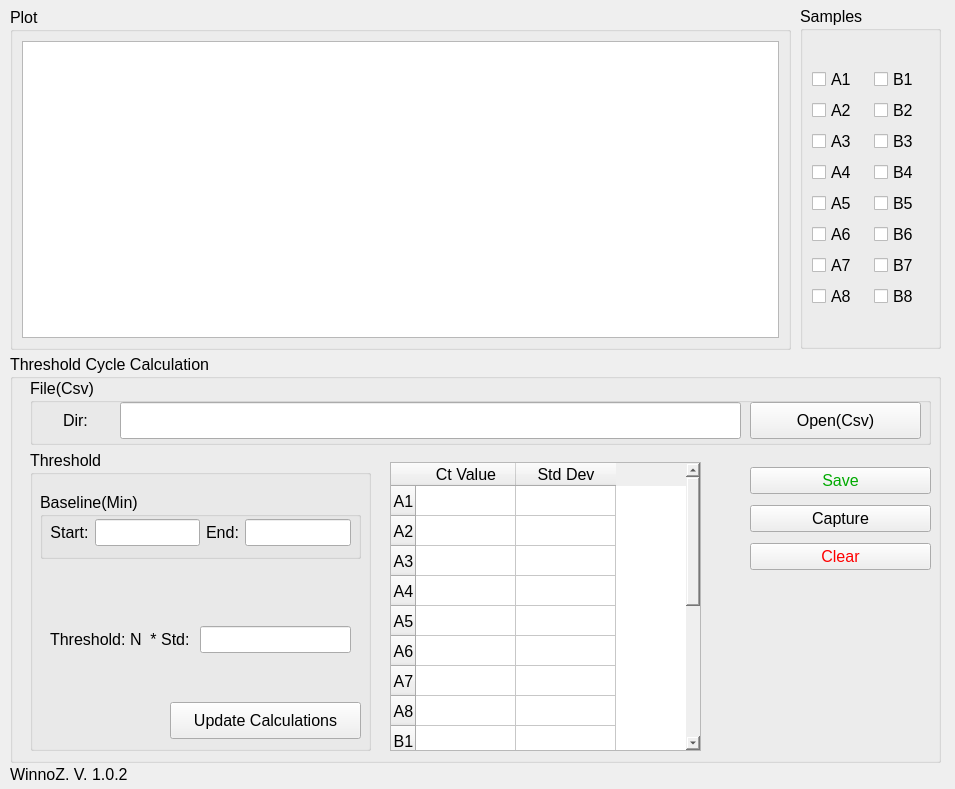
<?xml version="1.0" encoding="UTF-8"?>
<ui version="4.0">
 <class>MainWindow</class>
 <widget class="QMainWindow" name="MainWindow">
  <property name="geometry">
   <rect>
    <x>0</x>
    <y>0</y>
    <width>955</width>
    <height>789</height>
   </rect>
  </property>
  <property name="windowTitle">
   <string>Amplification Plot</string>
  </property>
  <widget class="QWidget" name="centralwidget">
   <widget class="QGroupBox" name="Threshold">
    <property name="geometry">
     <rect>
      <x>10</x>
      <y>354</y>
      <width>931</width>
      <height>409</height>
     </rect>
    </property>
    <property name="font">
     <font>
      <pointsize>12</pointsize>
      <weight>50</weight>
      <bold>false</bold>
     </font>
    </property>
    <property name="styleSheet">
     <string notr="true">border-color: rgb(85, 255, 255);</string>
    </property>
    <property name="title">
     <string>Threshold Cycle Calculation</string>
    </property>
    <widget class="QGroupBox" name="Threshold_function">
     <property name="geometry">
      <rect>
       <x>20</x>
       <y>96</y>
       <width>341</width>
       <height>301</height>
      </rect>
     </property>
     <property name="font">
      <font>
       <pointsize>12</pointsize>
       <weight>50</weight>
       <bold>false</bold>
      </font>
     </property>
     <property name="title">
      <string>Threshold</string>
     </property>
     <widget class="QGroupBox" name="Baseline">
      <property name="geometry">
       <rect>
        <x>10</x>
        <y>42</y>
        <width>321</width>
        <height>67</height>
       </rect>
      </property>
      <property name="font">
       <font>
        <pointsize>12</pointsize>
        <weight>50</weight>
        <bold>false</bold>
       </font>
      </property>
      <property name="title">
       <string>Baseline(Min)</string>
      </property>
      <widget class="QWidget" name="layoutWidget">
       <property name="geometry">
        <rect>
         <x>10</x>
         <y>25</y>
         <width>301</width>
         <height>32</height>
        </rect>
       </property>
       <layout class="QGridLayout" name="baseline">
        <item row="0" column="0">
         <widget class="QLabel" name="baseline_start">
          <property name="font">
           <font>
            <pointsize>12</pointsize>
            <weight>50</weight>
            <bold>false</bold>
           </font>
          </property>
          <property name="text">
           <string>Start:</string>
          </property>
          <property name="alignment">
           <set>Qt::AlignCenter</set>
          </property>
         </widget>
        </item>
        <item row="0" column="1">
         <widget class="QLineEdit" name="baseline_start_time">
          <property name="font">
           <font>
            <pointsize>12</pointsize>
           </font>
          </property>
          <property name="alignment">
           <set>Qt::AlignCenter</set>
          </property>
         </widget>
        </item>
        <item row="0" column="2">
         <widget class="QLabel" name="baseline_end">
          <property name="font">
           <font>
            <pointsize>12</pointsize>
            <weight>50</weight>
            <bold>false</bold>
           </font>
          </property>
          <property name="text">
           <string>End:</string>
          </property>
          <property name="alignment">
           <set>Qt::AlignCenter</set>
          </property>
         </widget>
        </item>
        <item row="0" column="3">
         <widget class="QLineEdit" name="baseline_end_time">
          <property name="font">
           <font>
            <pointsize>12</pointsize>
           </font>
          </property>
          <property name="alignment">
           <set>Qt::AlignCenter</set>
          </property>
         </widget>
        </item>
       </layout>
      </widget>
     </widget>
     <widget class="QPushButton" name="update_calculation">
      <property name="geometry">
       <rect>
        <x>140</x>
        <y>252</y>
        <width>191</width>
        <height>37</height>
       </rect>
      </property>
      <property name="font">
       <font>
        <pointsize>12</pointsize>
        <weight>50</weight>
        <bold>false</bold>
       </font>
      </property>
      <property name="text">
       <string>Update Calculations</string>
      </property>
     </widget>
     <widget class="QWidget" name="">
      <property name="geometry">
       <rect>
        <x>20</x>
        <y>174</y>
        <width>301</width>
        <height>32</height>
       </rect>
      </property>
      <layout class="QGridLayout" name="Threshold_N">
       <item row="0" column="0">
        <widget class="QLabel" name="label_threshold">
         <property name="font">
          <font>
           <pointsize>12</pointsize>
           <weight>50</weight>
           <bold>false</bold>
          </font>
         </property>
         <property name="text">
          <string>Threshold: N  * Std: </string>
         </property>
         <property name="alignment">
          <set>Qt::AlignCenter</set>
         </property>
        </widget>
       </item>
       <item row="0" column="1">
        <widget class="QLineEdit" name="Input_N">
         <property name="font">
          <font>
           <pointsize>12</pointsize>
          </font>
         </property>
         <property name="alignment">
          <set>Qt::AlignCenter</set>
         </property>
        </widget>
       </item>
      </layout>
     </widget>
    </widget>
    <widget class="QWidget" name="verticalLayoutWidget">
     <property name="geometry">
      <rect>
       <x>380</x>
       <y>108</y>
       <width>311</width>
       <height>289</height>
      </rect>
     </property>
     <layout class="QGridLayout" name="result_grip">
      <item row="0" column="0">
       <widget class="QTableWidget" name="result_value">
        <property name="font">
         <font>
          <pointsize>12</pointsize>
          <weight>50</weight>
          <bold>false</bold>
         </font>
        </property>
        <row>
         <property name="text">
          <string>A1</string>
         </property>
         <property name="font">
          <font>
           <pointsize>12</pointsize>
          </font>
         </property>
         <property name="textAlignment">
          <set>AlignCenter</set>
         </property>
        </row>
        <row>
         <property name="text">
          <string>A2</string>
         </property>
         <property name="font">
          <font>
           <pointsize>12</pointsize>
          </font>
         </property>
         <property name="textAlignment">
          <set>AlignCenter</set>
         </property>
        </row>
        <row>
         <property name="text">
          <string>A3</string>
         </property>
         <property name="font">
          <font>
           <pointsize>12</pointsize>
          </font>
         </property>
         <property name="textAlignment">
          <set>AlignCenter</set>
         </property>
        </row>
        <row>
         <property name="text">
          <string>A4</string>
         </property>
         <property name="font">
          <font>
           <pointsize>12</pointsize>
          </font>
         </property>
         <property name="textAlignment">
          <set>AlignCenter</set>
         </property>
        </row>
        <row>
         <property name="text">
          <string>A5</string>
         </property>
         <property name="font">
          <font>
           <pointsize>12</pointsize>
          </font>
         </property>
         <property name="textAlignment">
          <set>AlignCenter</set>
         </property>
        </row>
        <row>
         <property name="text">
          <string>A6</string>
         </property>
         <property name="font">
          <font>
           <pointsize>12</pointsize>
          </font>
         </property>
         <property name="textAlignment">
          <set>AlignCenter</set>
         </property>
        </row>
        <row>
         <property name="text">
          <string>A7</string>
         </property>
         <property name="font">
          <font>
           <pointsize>12</pointsize>
          </font>
         </property>
         <property name="textAlignment">
          <set>AlignCenter</set>
         </property>
        </row>
        <row>
         <property name="text">
          <string>A8</string>
         </property>
         <property name="font">
          <font>
           <pointsize>12</pointsize>
          </font>
         </property>
         <property name="textAlignment">
          <set>AlignCenter</set>
         </property>
        </row>
        <row>
         <property name="text">
          <string>B1</string>
         </property>
         <property name="font">
          <font>
           <pointsize>12</pointsize>
          </font>
         </property>
         <property name="textAlignment">
          <set>AlignCenter</set>
         </property>
        </row>
        <row>
         <property name="text">
          <string>B2</string>
         </property>
         <property name="font">
          <font>
           <pointsize>12</pointsize>
          </font>
         </property>
         <property name="textAlignment">
          <set>AlignCenter</set>
         </property>
        </row>
        <row>
         <property name="text">
          <string>B3</string>
         </property>
         <property name="font">
          <font>
           <pointsize>12</pointsize>
          </font>
         </property>
         <property name="textAlignment">
          <set>AlignCenter</set>
         </property>
        </row>
        <row>
         <property name="text">
          <string>B4</string>
         </property>
         <property name="font">
          <font>
           <pointsize>12</pointsize>
          </font>
         </property>
         <property name="textAlignment">
          <set>AlignCenter</set>
         </property>
        </row>
        <row>
         <property name="text">
          <string>B5</string>
         </property>
         <property name="font">
          <font>
           <pointsize>12</pointsize>
          </font>
         </property>
         <property name="textAlignment">
          <set>AlignCenter</set>
         </property>
        </row>
        <row>
         <property name="text">
          <string>B6</string>
         </property>
         <property name="font">
          <font>
           <pointsize>12</pointsize>
          </font>
         </property>
         <property name="textAlignment">
          <set>AlignCenter</set>
         </property>
        </row>
        <row>
         <property name="text">
          <string>B7</string>
         </property>
         <property name="font">
          <font>
           <pointsize>12</pointsize>
          </font>
         </property>
         <property name="textAlignment">
          <set>AlignCenter</set>
         </property>
        </row>
        <row>
         <property name="text">
          <string>B8</string>
         </property>
         <property name="font">
          <font>
           <pointsize>12</pointsize>
          </font>
         </property>
         <property name="textAlignment">
          <set>AlignCenter</set>
         </property>
        </row>
        <column>
         <property name="text">
          <string>Ct Value</string>
         </property>
         <property name="font">
          <font>
           <pointsize>12</pointsize>
          </font>
         </property>
         <property name="textAlignment">
          <set>AlignCenter</set>
         </property>
        </column>
        <column>
         <property name="text">
          <string>Std Dev</string>
         </property>
         <property name="font">
          <font>
           <pointsize>12</pointsize>
          </font>
         </property>
         <property name="textAlignment">
          <set>AlignCenter</set>
         </property>
        </column>
        <item row="0" column="0">
         <property name="text">
          <string/>
         </property>
         <property name="flags">
          <set>ItemIsSelectable|ItemIsEditable|ItemIsDragEnabled|ItemIsDropEnabled|ItemIsUserCheckable|ItemIsEnabled|ItemIsTristate</set>
         </property>
        </item>
        <item row="0" column="1">
         <property name="text">
          <string/>
         </property>
         <property name="font">
          <font>
           <pointsize>12</pointsize>
          </font>
         </property>
         <property name="textAlignment">
          <set>AlignCenter</set>
         </property>
        </item>
       </widget>
      </item>
     </layout>
    </widget>
    <widget class="QGroupBox" name="File">
     <property name="geometry">
      <rect>
       <x>20</x>
       <y>24</y>
       <width>901</width>
       <height>67</height>
      </rect>
     </property>
     <property name="font">
      <font>
       <pointsize>12</pointsize>
       <weight>50</weight>
       <bold>false</bold>
      </font>
     </property>
     <property name="title">
      <string>File(Csv)</string>
     </property>
     <widget class="QLabel" name="file_csv">
      <property name="geometry">
       <rect>
        <x>10</x>
        <y>30</y>
        <width>71</width>
        <height>25</height>
       </rect>
      </property>
      <property name="font">
       <font>
        <pointsize>12</pointsize>
        <weight>50</weight>
        <bold>false</bold>
       </font>
      </property>
      <property name="text">
       <string>Dir:</string>
      </property>
      <property name="alignment">
       <set>Qt::AlignCenter</set>
      </property>
     </widget>
     <widget class="QLineEdit" name="file_csv_input">
      <property name="geometry">
       <rect>
        <x>90</x>
        <y>24</y>
        <width>621</width>
        <height>37</height>
       </rect>
      </property>
      <property name="font">
       <font>
        <pointsize>12</pointsize>
        <weight>50</weight>
        <bold>false</bold>
       </font>
      </property>
     </widget>
     <widget class="QPushButton" name="file_open">
      <property name="geometry">
       <rect>
        <x>720</x>
        <y>24</y>
        <width>171</width>
        <height>37</height>
       </rect>
      </property>
      <property name="font">
       <font>
        <pointsize>12</pointsize>
       </font>
      </property>
      <property name="text">
       <string>Open(Csv)</string>
      </property>
     </widget>
    </widget>
    <widget class="QWidget" name="layoutWidget">
     <property name="geometry">
      <rect>
       <x>740</x>
       <y>108</y>
       <width>181</width>
       <height>115</height>
      </rect>
     </property>
     <layout class="QVBoxLayout" name="verticalLayout">
      <item>
       <widget class="QPushButton" name="btn_save">
        <property name="font">
         <font>
          <pointsize>12</pointsize>
         </font>
        </property>
        <property name="styleSheet">
         <string notr="true">color: rgb(0, 170, 0);</string>
        </property>
        <property name="text">
         <string>Save</string>
        </property>
       </widget>
      </item>
      <item>
       <widget class="QPushButton" name="btn_capture">
        <property name="font">
         <font>
          <pointsize>12</pointsize>
         </font>
        </property>
        <property name="text">
         <string>Capture</string>
        </property>
       </widget>
      </item>
      <item>
       <widget class="QPushButton" name="btn_clear">
        <property name="font">
         <font>
          <pointsize>12</pointsize>
         </font>
        </property>
        <property name="styleSheet">
         <string notr="true">color: rgb(255, 0, 0);</string>
        </property>
        <property name="text">
         <string>Clear</string>
        </property>
       </widget>
      </item>
     </layout>
    </widget>
   </widget>
   <widget class="QGroupBox" name="Sample">
    <property name="geometry">
     <rect>
      <x>800</x>
      <y>6</y>
      <width>141</width>
      <height>343</height>
     </rect>
    </property>
    <property name="font">
     <font>
      <pointsize>12</pointsize>
     </font>
    </property>
    <property name="title">
     <string>Samples</string>
    </property>
    <layout class="QGridLayout" name="gridLayout_3">
     <item row="0" column="0">
      <layout class="QGridLayout" name="gridLayout">
       <item row="0" column="0">
        <layout class="QVBoxLayout" name="verticalLayout_A">
         <item>
          <widget class="QCheckBox" name="CT_A1">
           <property name="text">
            <string>A1</string>
           </property>
          </widget>
         </item>
         <item>
          <widget class="QCheckBox" name="CT_A2">
           <property name="text">
            <string>A2</string>
           </property>
          </widget>
         </item>
         <item>
          <widget class="QCheckBox" name="CT_A3">
           <property name="text">
            <string>A3</string>
           </property>
          </widget>
         </item>
         <item>
          <widget class="QCheckBox" name="CT_A4">
           <property name="text">
            <string>A4</string>
           </property>
          </widget>
         </item>
         <item>
          <widget class="QCheckBox" name="CT_A5">
           <property name="text">
            <string>A5</string>
           </property>
          </widget>
         </item>
         <item>
          <widget class="QCheckBox" name="CT_A6">
           <property name="text">
            <string>A6</string>
           </property>
          </widget>
         </item>
         <item>
          <widget class="QCheckBox" name="CT_A7">
           <property name="text">
            <string>A7</string>
           </property>
          </widget>
         </item>
         <item>
          <widget class="QCheckBox" name="CT_A8">
           <property name="text">
            <string>A8</string>
           </property>
          </widget>
         </item>
        </layout>
       </item>
       <item row="0" column="1">
        <layout class="QVBoxLayout" name="verticalLayout_B">
         <item>
          <widget class="QCheckBox" name="CT_B1">
           <property name="text">
            <string>B1</string>
           </property>
          </widget>
         </item>
         <item>
          <widget class="QCheckBox" name="CT_B2">
           <property name="text">
            <string>B2</string>
           </property>
          </widget>
         </item>
         <item>
          <widget class="QCheckBox" name="CT_B3">
           <property name="text">
            <string>B3</string>
           </property>
          </widget>
         </item>
         <item>
          <widget class="QCheckBox" name="CT_B4">
           <property name="text">
            <string>B4</string>
           </property>
          </widget>
         </item>
         <item>
          <widget class="QCheckBox" name="CT_B5">
           <property name="text">
            <string>B5</string>
           </property>
          </widget>
         </item>
         <item>
          <widget class="QCheckBox" name="CT_B6">
           <property name="text">
            <string>B6</string>
           </property>
          </widget>
         </item>
         <item>
          <widget class="QCheckBox" name="CT_B7">
           <property name="text">
            <string>B7</string>
           </property>
          </widget>
         </item>
         <item>
          <widget class="QCheckBox" name="CT_B8">
           <property name="text">
            <string>B8</string>
           </property>
          </widget>
         </item>
        </layout>
       </item>
      </layout>
     </item>
    </layout>
   </widget>
   <widget class="QLabel" name="version">
    <property name="geometry">
     <rect>
      <x>10</x>
      <y>762</y>
      <width>301</width>
      <height>25</height>
     </rect>
    </property>
    <property name="font">
     <font>
      <pointsize>12</pointsize>
     </font>
    </property>
    <property name="text">
     <string>WinnoZ. V. 1.0.2</string>
    </property>
   </widget>
   <widget class="QGroupBox" name="Plot">
    <property name="geometry">
     <rect>
      <x>10</x>
      <y>7</y>
      <width>781</width>
      <height>343</height>
     </rect>
    </property>
    <property name="font">
     <font>
      <pointsize>12</pointsize>
     </font>
    </property>
    <property name="title">
     <string>Plot</string>
    </property>
    <layout class="QGridLayout" name="gridLayout_2">
     <item row="0" column="0">
      <widget class="QGraphicsView" name="Plot_display"/>
     </item>
    </layout>
   </widget>
  </widget>
 </widget>
 <resources/>
 <connections/>
</ui>
